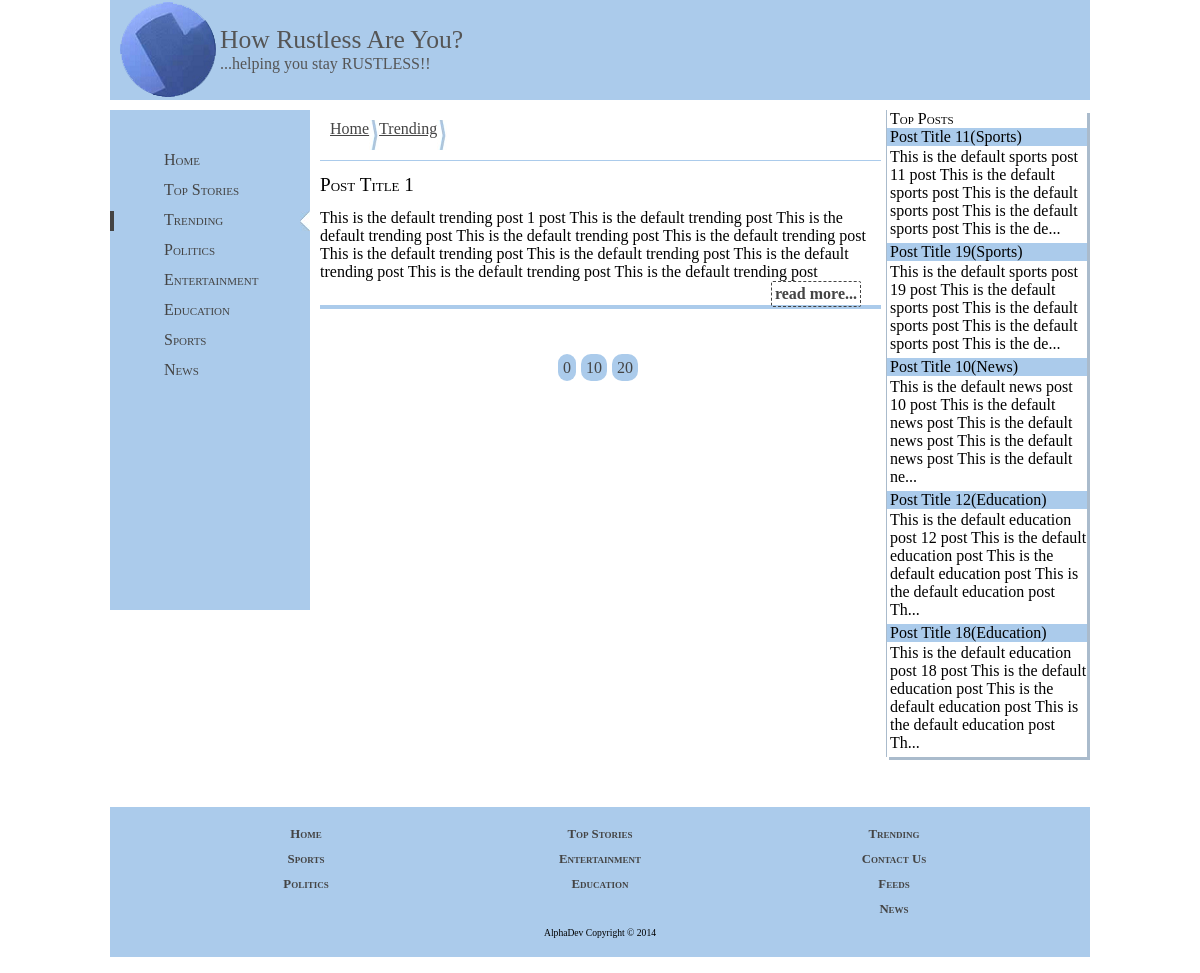
The app's page /category.php?category=trending&pos=20 with its own data.
### tables this page shows
CREATE TABLE IF NOT EXISTS `category_list` (
  `id` int(11) NOT NULL AUTO_INCREMENT,
  `category_name` varchar(255) NOT NULL,
  `category` varchar(255) NOT NULL,
  PRIMARY KEY (`id`)
);

CREATE TABLE IF NOT EXISTS `sports` (
  `id` int(11) NOT NULL AUTO_INCREMENT,
  `post_title` varchar(32000) DEFAULT NULL,
  `post_date` timestamp NULL DEFAULT CURRENT_TIMESTAMP,
  `post` text,
  `poster_id` int(11) DEFAULT NULL,
  `comment_count` int(11) DEFAULT '0',
  `tags` varchar(255) DEFAULT NULL,
  PRIMARY KEY (`id`)
);

CREATE TABLE IF NOT EXISTS `news` (
  `id` int(11) NOT NULL AUTO_INCREMENT,
  `post_title` varchar(32000) DEFAULT NULL,
  `post_date` timestamp NULL DEFAULT CURRENT_TIMESTAMP,
  `post` text,
  `poster_id` int(11) DEFAULT NULL,
  `comment_count` int(11) DEFAULT '0',
  `tags` varchar(255) DEFAULT NULL,
  PRIMARY KEY (`id`)
);

CREATE TABLE IF NOT EXISTS `education` (
  `id` int(11) NOT NULL AUTO_INCREMENT,
  `post_title` varchar(32000) DEFAULT NULL,
  `post_date` timestamp NULL DEFAULT CURRENT_TIMESTAMP,
  `post` text,
  `poster_id` int(11) DEFAULT NULL,
  `comment_count` int(11) DEFAULT '0',
  `tags` varchar(255) DEFAULT NULL,
  PRIMARY KEY (`id`)
);

CREATE TABLE IF NOT EXISTS `trending` (
  `id` int(11) NOT NULL AUTO_INCREMENT,
  `post_title` varchar(32000) DEFAULT NULL,
  `post_date` timestamp NULL DEFAULT CURRENT_TIMESTAMP,
  `post` text,
  `poster_id` int(11) DEFAULT NULL,
  `comment_count` int(11) DEFAULT '0',
  `tags` varchar(255) DEFAULT NULL,
  PRIMARY KEY (`id`)
);

### topposts.php (the view, shortened to what this page needs)
<?php
include 'dba.php';
$cat_select = "SELECT * FROM category_list, top_posts WHERE category_list.id = top_posts.post_cat_id ORDER BY top_posts.id DESC LIMIT 0,5";
$top_post_query = mysql_query($cat_select, $dbconnect) or die(mysql_error());
while ($row = mysql_fetch_array($top_post_query))
	{
		extract($row);
		$post_select = "SELECT * FROM $category c WHERE c.id = $post_id";
		$top_post = mysql_query($post_select, $dbconnect) or die(mysql_error());
		$row1 = mysql_fetch_assoc($top_post);
		$top_post = substr($row1['post'],0,150);
		echo '<div class="post-snippet-main-container">';
		echo '<a href = "post.php?category='.$category.'&id='.$post_id.'">';
		echo '<span class="post-topic-title">'.$row1['post_title'].'('.$category_name.')</span>';
		echo '<div class="post-topic-partcontent">';
		echo $top_post.'...';
		echo '</div>';
		echo '</a>';
		echo '</div>';
	}
?>

### category.php (shortened to what this page needs)
<?php
include 'dba.php';
$_category = $_GET['category'];
if(isset($_GET['pos'])){
$pos = $_GET['pos'];
} else {$pos = 0;}
$row_length_qString  = "SELECT COUNT(*) FROM ".$_category;
$row_length_qResult = mysql_query($row_length_qString) or die(header("Location:index.php"));
$count = mysql_fetch_array($row_length_qResult);
$row_length = $count[0];
$more_links = "";
$category_last10 = "";
for ($i=0; $i<=$row_length; $i=$i+10)
	{
	$more_links .='<a href ="category.php?category='.$_category.'&pos='.$i.'">'.$i.'</a>';
	}
if((isset($_category) and !(is_numeric($pos))))
	{
	$pos = '0';
	} elseif(!(isset($_category))) {
	header("Location:index.php");
	} else {
	if ($pos == $row_length){
		$pos = $row_length - 1;
		}
	}
	$category_connect_qString = "SELECT * FROM ".$_category." ORDER BY id DESC LIMIT ".$pos.", 10";
$result = mysql_query($category_connect_qString, $dbconnect) or die(header("Location:signup.php"));
while ($row = mysql_fetch_assoc($result))
	{
		$id = $row['id'];
		$post_title = $row['post_title'];
		$post = $row['post'];
		$category_last10 .=<<<LAST10
		<div class="category-content">
					<h1 class="content-title">$post_title</h1>
					$post
					<a class="category-full-story-link" href="post.php?category=$_category&id=$id">read more...</a>
		</div>
LAST10;
	}
?>
<!doctype html>
<html>
<head>
</head>
<body id="<?php echo $_category; ?>">
<div id="page-holder" >
	<?php include 'header.php'; ?>
		<?php include 'leftsidebar.php'; ?>
		<div id="right-sidebar">
			<span id="top-posts">Top Posts</span>
			<?php include 'topposts.php'; ?>
		</div>
		<div id="main-contents">
			<div id="crumbs-container">
				<a href="index.php">Home</a>
				<a href="category.php?category=<?php echo $_category; ?>"><?php echo ucwords($_category); ?></a>
			</div>
			<div id="contents">
				<?php echo $category_last10; ?>
			</div>
			<div id="more-links"><?php echo $more_links; ?></div>
		</div>
	<?php include 'footer.php'; ?>
</div>
</body>
</html>

### style.css (style rules this page uses)
body { position:relative; transition:0.2s; }
#crumbs-container { height: 50px; margin-bottom: 5px; border-bottom: solid 1px #ABCBEB; padding-left: 10px; }
#crumbs-container a { height: 30px; width:auto; float:left; margin:10px 0; color:#444; display:block; padding-right:10px; background: url(crumbs.jpg) 100% 50% no-repeat; }
#page-holder { max-width: 980px; min-width: 810px; margin: auto; margin-top:0; display: none; position:relative; top:-8px; }
#right-sidebar { box-shadow: 3px 3px #ABC; -ms-box-shadow: 3px 3px #ABC; float:right; width:200px; margin: 0 3px 50px 5px; border-left:1px #ABC solid; overflow: hidden; zoom:1; }
#right-sidebar a { text-decoration:none; color:#000; }
#top-posts { font: bolder 1.2em; font-variant: small-caps; padding-left: 3px; }
.post-topic-title { font-variant: capitalize; background: #ABCBEB; display: block; color: #000; padding-left:3px; }
.post-topic-partcontent { padding: 2px 0 5px 3px; }
#main-contents { font: Cambria; margin-right:5px; overflow: hidden; }
#contents { paddding-bottom:50px; }

### categorystyle.css (style rules this page uses)
.content-title { font-variant: small-caps !important; font: 1.2em bold; width: 50%; }
.category-content { border-bottom: #ABCBEB solid 4px; margin-bottom: 20px; padding-bottom: 24px; }
.category-full-story-link { display: block; float: right; margin-right: 20px; text-decoration: none; color: #444; padding: 3px; font-weight: bold; border-radius: 2px; border: 1px dashed #444; }
#more-links { margin:50px auto 10px; text-align:center; }
#more-links a { margin-right:5px; color:#444; padding:5px; background:#ABCBEB; text-decoration:none; border-radius:10px; }

### records on screen
category_list: sports.post_title "Post Title 11", category_name "Sports", sports.post "This is the default sports post 11 post This is the default sports post This is the default sports post This is the default sports post This is the de", sports.post_title "Post Title 19", sports.post "This is the default sports post 19 post This is the default sports post This is the default sports post This is the default sports post This is the de"
category_list: news.post_title "Post Title 10", category_name "News", news.post "This is the default news post 10 post This is the default news post This is the default news post This is the default news post This is the default ne"
category_list: education.post_title "Post Title 12", category_name "Education", education.post "This is the default education post 12 post This is the default education post This is the default education post This is the default education post Th", education.post_title "Post Title 18", education.post "This is the default education post 18 post This is the default education post This is the default education post This is the default education post Th"
trending: post_title "Post Title 1", post "This is the default trending post 1 post This is the default trending post This is the default trending post This is the default trending post This is the default trending post This is the default trending post This is the default trending post This is the default trending post This is the default trending post This is the default trending post"

### other values on screen
$_category "Trending"
$i "0"
$i "10"
$i "20"
